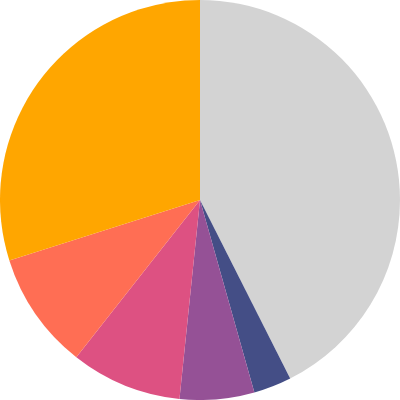

Write the Vega-Lite specification saved for this chart.
### Vega specification from a JSON file in a GitHub repository (floating-point values rounded to 4 significant figures)
{"$schema": "https://vega.github.io/schema/vega/v5.json", "description": "A basic pie chart example.", "width": 200, "height": 200, "autosize": "none", "data": [{"name": "table", "values": [{"country": "Others", "noLaureates": 403, "startAngle": 0, "endAngle": 2.674}, {"country": "Sweden", "noLaureates": 29, "startAngle": 2.674, "endAngle": 2.866}, {"country": "France", "noLaureates": 57, "startAngle": 2.866, "endAngle": 3.244}, {"country": "Germany", "noLaureates": 85, "startAngle": 3.244, "endAngle": 3.808}, {"country": "United Kingdom", "noLaureates": 90, "startAngle": 3.808, "endAngle": 4.406}, {"country": "United States of America", "noLaureates": 283, "startAngle": 4.406, "endAngle": 6.283}], "transform": [{"type": "pie", "field": "noLaureates"}]}], "scales": [{"name": "color", "type": "ordinal", "domain": {"data": "table", "field": "country"}, "range": ["#D3D3D3", "#444e86", "#955196", "#dd5182", "#ff6e54", "#ffa600"]}], "marks": [{"type": "arc", "from": {"data": "table"}, "encode": {"enter": {"fill": {"scale": "color", "field": "country"}, "x": {"signal": "width / 2"}, "y": {"signal": "height / 2"}, "startAngle": {"field": "startAngle"}, "endAngle": {"field": "endAngle"}, "outerRadius": {"signal": "width / 2"}}}}], "config": {}}
